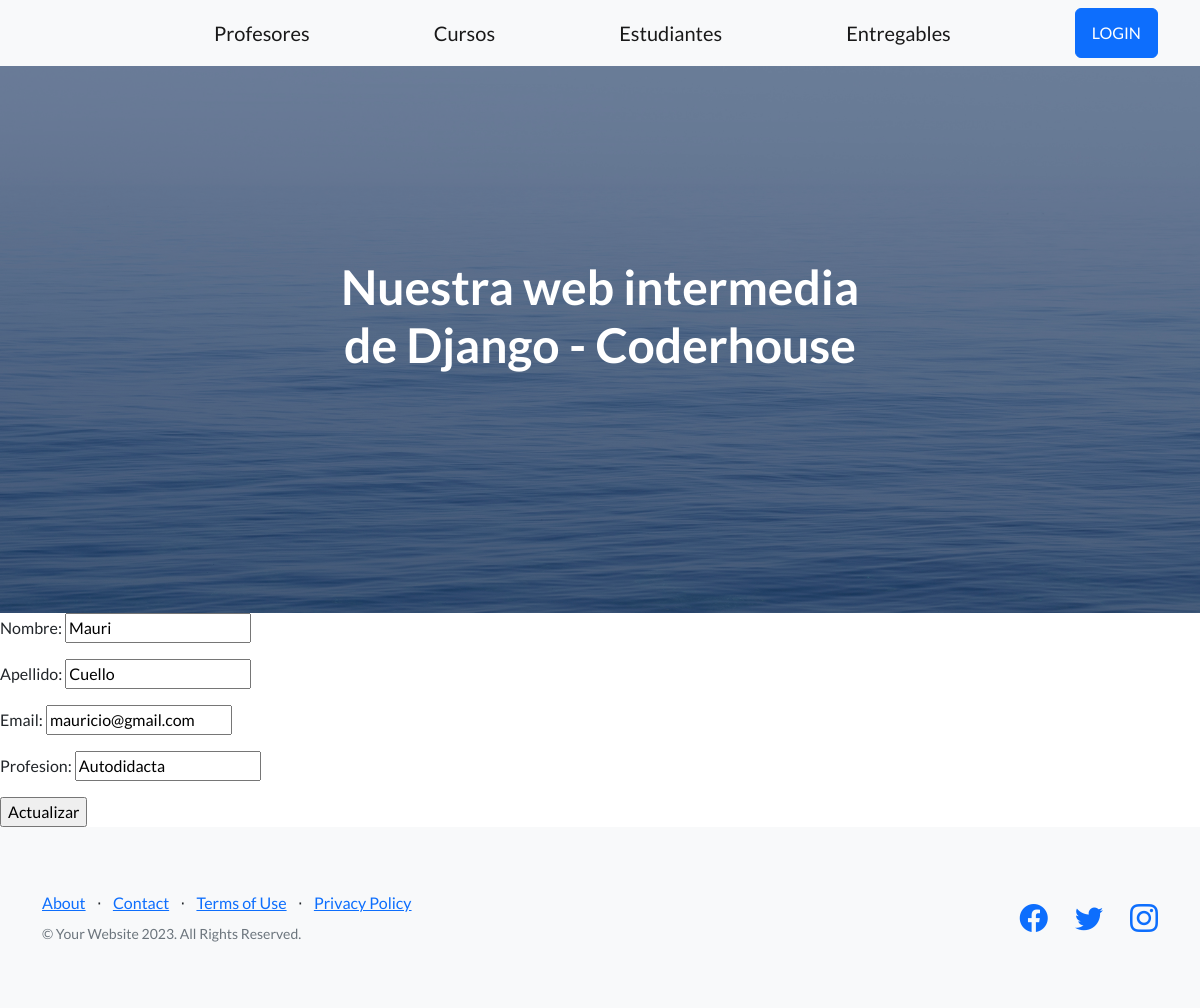
/app-coder/editar-profesor/1/, run on the app's committed database.
### AppCoder/models.py (models this page shows, shortened)
class Profesor(models.Model):
  nombre = models.CharField(max_length=50)
  apellido = models.CharField(max_length=50)
  email = models.EmailField(max_length=254)
  profesion = models.CharField(max_length=50)
  cursos = models.ManyToManyField(Curso)

### AppCoder/views.py (the view)
# urls.py: path('editar-profesor/<int:id>/', editar_profesor, name="EditarProfesor"),
def editar_profesor(request, id):
    print('method: ', request.method)
    print('post: ', request.POST)
    profesor = Profesor.objects.get(id=id)
    if request.method == 'POST':
      miFormulario = ProfesorFormulario(request.POST)
      if miFormulario.is_valid():
          data = miFormulario.cleaned_data
          profesor.nombre = data['nombre']
          profesor.apellido = data['apellido']
          profesor.email = data['email']
          profesor.profesion = data['profesion']
          profesor.save()
          return HttpResponseRedirect('/app-coder/')
      else:
          return render(request, "inicio.html", {"mensaje": "Formulario invalido"})
    else:
      miFormulario = ProfesorFormulario(initial={
          "nombre": profesor.nombre,
          "apellido": profesor.apellido,
          "email": profesor.email,
          "profesion": profesor.profesion
      })
      return render(request, "editarFormulario.html", {"miFormulario": miFormulario, "id": profesor.id})

### AppCoder/forms.py
class ProfesorFormulario(forms.Form):
  nombre = forms.CharField(max_length=50)
  apellido = forms.CharField(max_length=50)
  email = forms.EmailField(max_length=254)
  profesion = forms.CharField(max_length=50)

### AppCoder/templates/editarFormulario.html
{% extends 'padre.html' %}
{% load static %}
{% block contenidoQueCambia %}
  <form action="{% url 'EditarProfesor' id %}" method="POST">{% csrf_token %}
    {{miFormulario.as_p}}
    <input type="submit" value="Actualizar">
  </form>
{% endblock contenidoQueCambia %}

### data on the page
Profesor: nombre "Mauri", apellido "Cuello", email "mauricio@gmail.com", profesion "Autodidacta"
